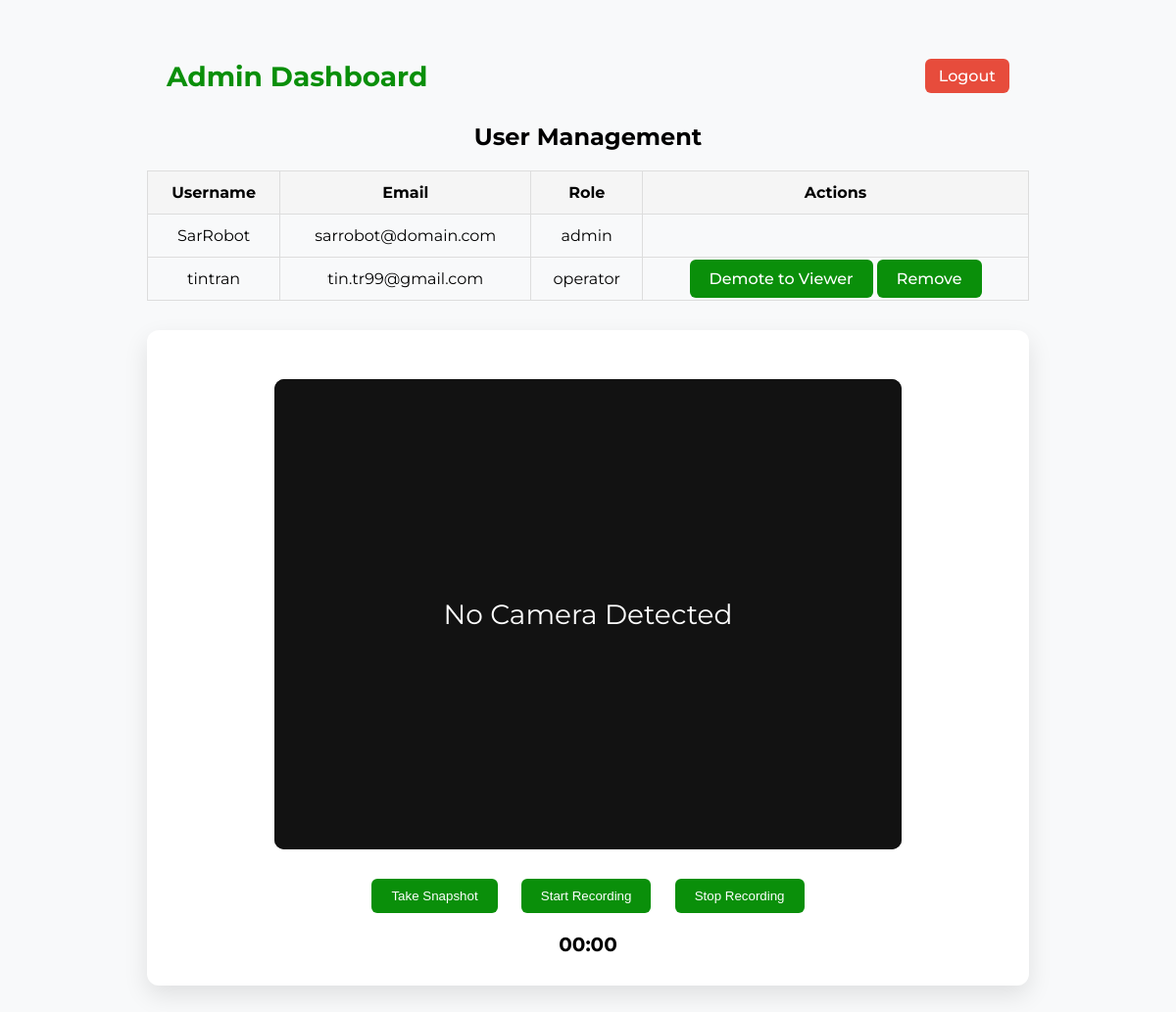
The app's page /dashboard_admin (signed in), older data.
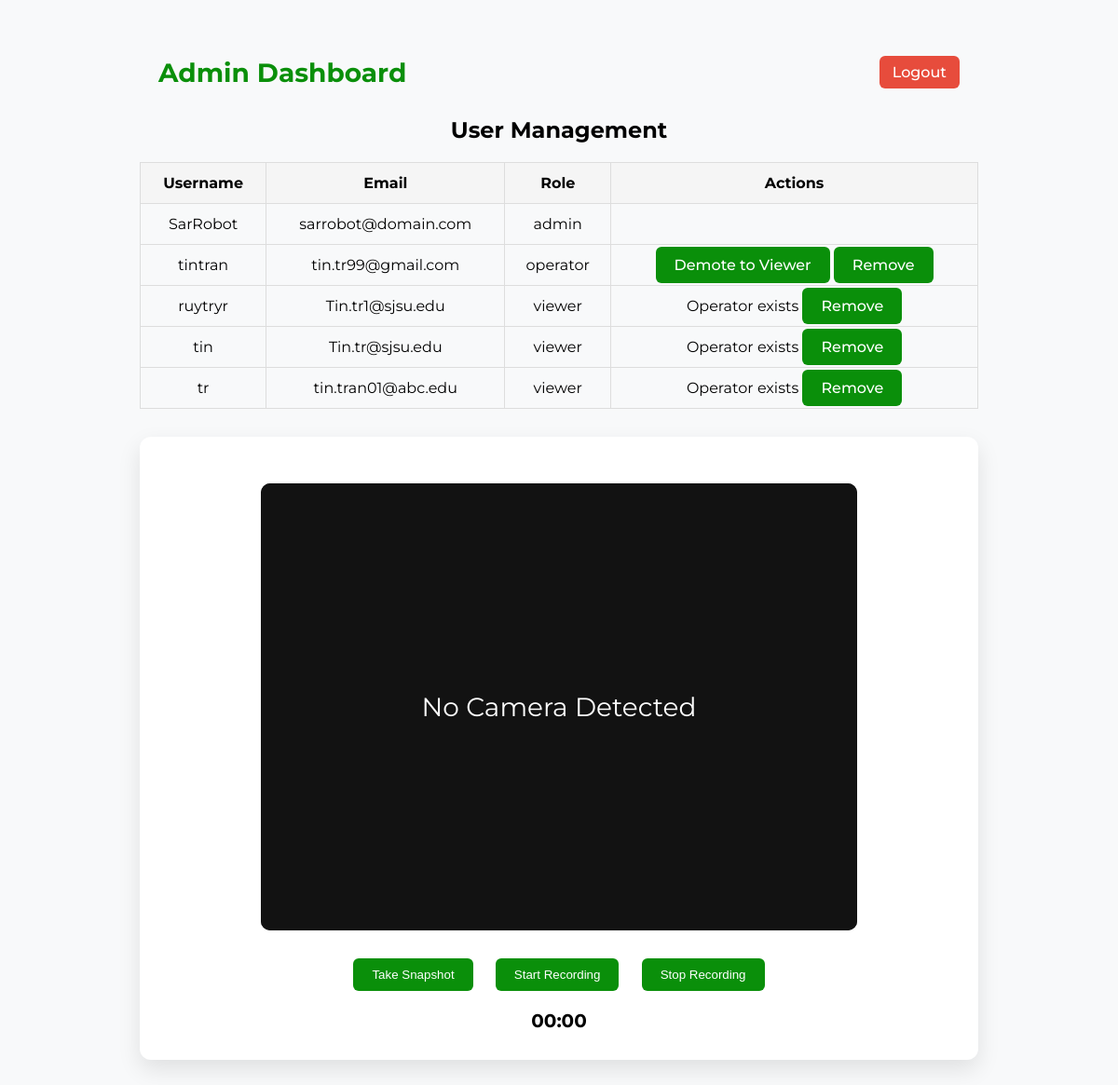
The same page, newer data.
### main.py (models this page shows)
class User(db.Model, UserMixin):
    id = db.Column(db.Integer, primary_key=True)
    username = db.Column(db.String(100), unique=True, nullable=False)
    email = db.Column(db.String(150), unique=True, nullable=False)
    password = db.Column(db.String(200), nullable=False)
    role = db.Column(db.String(50), default='viewer')  # viewer, operator, admin

### main.py (the view)
@app.route('/dashboard_admin')
@login_required
def dashboard_admin():
    if current_user.role != 'admin':
        flash("Access denied!", "danger")
        return redirect(url_for('dashboard_viewer'))
    users = User.query.all()
    existing_operator = User.query.filter_by(role='operator').first()
    return render_template('dashboard_admin.html', users=users, existing_operator=existing_operator)

### main.py (called while the page is built)
@login_manager.user_loader
def load_user(user_id):
    return User.query.get(int(user_id))

### templates/dashboard_admin.html (shortened to what this page needs)
{% extends "base.html" %}
{% block content %}
<div class="dashboard-container">
    <div class="dashboard-header">
        <h1 class="dashboard-title">Admin Dashboard</h1>
        <a href="{{ url_for('logout') }}" class="btn-logout">Logout</a>
    </div>
    <div class="user-management">
        <h2>User Management</h2>
        <table>
            <tr>
                <th>Username</th>
                <th>Email</th>
                <th>Role</th>
                <th>Actions</th>
            </tr>
            {% for user in users %}
            <tr>
                <td>{{ user.username }}</td>
                <td>{{ user.email }}</td>
                <td>{{ user.role }}</td>
                <td>
                    {% if user.role == 'viewer' %}
                        {% if not existing_operator %}
                            <a href="{{ url_for('approve_operator', user_id=user.id) }}" class="btn-primary">Promote to Operator</a>
                        {% else %}
                            <span>Operator exists</span>
                        {% endif %}
                    {% elif user.role == 'operator' %}
                        <a href="{{ url_for('demote_operator', user_id=user.id) }}" class="btn-primary">Demote to Viewer</a>
                    {% endif %}
                    {% if user.role != 'admin' %}
                        <a href="{{ url_for('remove_user', user_id=user.id) }}" class="btn-primary">Remove</a>
                    {% endif %}
                </td>
            </tr>
            {% endfor %}
        </table>
    </div>
    <div class="camera-section">
        <div class="video-wrapper">
            <div id="noCameraMessage">No Camera Detected</div>
        </div>
        <div class="camera-buttons">
            <button id="snapshotBtn" class="btn-primary" disabled>Take Snapshot</button>
            <button id="startBtn" class="btn-primary" disabled>Start Recording</button>
            <button id="stopBtn" class="btn-primary" disabled>Stop Recording</button>
        </div>
        <div id="timer" class="recording-timer">00:00</div>
    </div>
</div>
{% endblock %}

### templates/base.html (shortened to what this page needs)
<!DOCTYPE html>
<html lang="en">
<head>
</head>
<body>
    <div class="container">
        {% block content %}{% endblock %}
    </div>
</body>
</html>

### templates/base.html (style rules this page uses)
body { font-family: 'Montserrat', sans-serif; margin: 0; background-color: #f8f9fa; }
.container { max-width: 900px; margin: 50px auto; text-align: center; }
h1 { color: #0a8f0a; margin-bottom: 8px; }
.btn-primary { padding: 10px 20px; background-color: #0a8f0a; color: white; border: none; border-radius: 6px; cursor: pointer; }
table { width: 100%; border-collapse: collapse; margin-bottom: 30px; }
table, th, td { border: 1px solid #ddd; }
th, td { padding: 12px; text-align: center; }
th { background-color: #f5f5f5; }
a { text-decoration: none; color: #0a8f0a; font-weight: 500; }
.camera-section { background: #fff; padding: 30px; border-radius: 12px; box-shadow: 0 10px 25px rgba(0,0,0,0.1); margin-bottom: 30px; }
.camera-buttons button { margin: 10px; }

### templates/dashboard_admin.html (style rules this page uses)
.dashboard-header { display: flex; align-items: center; justify-content: space-between; padding: 10px 20px; }
.dashboard-title { margin: 0; font-size: 28px; font-weight: bold; }
.btn-logout { background: #e74c3c; color: white; text-decoration: none; padding: 8px 14px; border-radius: 6px; font-weight: 500; transition: 0.3s; }
.video-wrapper { position: relative; width: 640px; height: 480px; margin: 20px auto; background: #000; border-radius: 10px; overflow: hidden; }
#noCameraMessage { display: none; position: absolute; inset: 0; background: rgba(20, 20, 20, 0.9); color: white; font-size: 28px; display: flex; align-items: center; justify-content: center; }
.camera-buttons { text-align: center; margin-top: 10px; }
.recording-timer { text-align: center; font-weight: bold; font-size: 20px; margin-top: 10px; }

Row changes from the older to the newer data that the page shows:
added User: username "ruytryr", email "Tin.tr1@sjsu.edu", role "viewer", shows "Operator exists"
added User: username "tin", email "Tin.tr@sjsu.edu", role "viewer", shows "Operator exists"
added User: username "tr", email "tin.tran01@abc.edu", role "viewer", shows "Operator exists"
